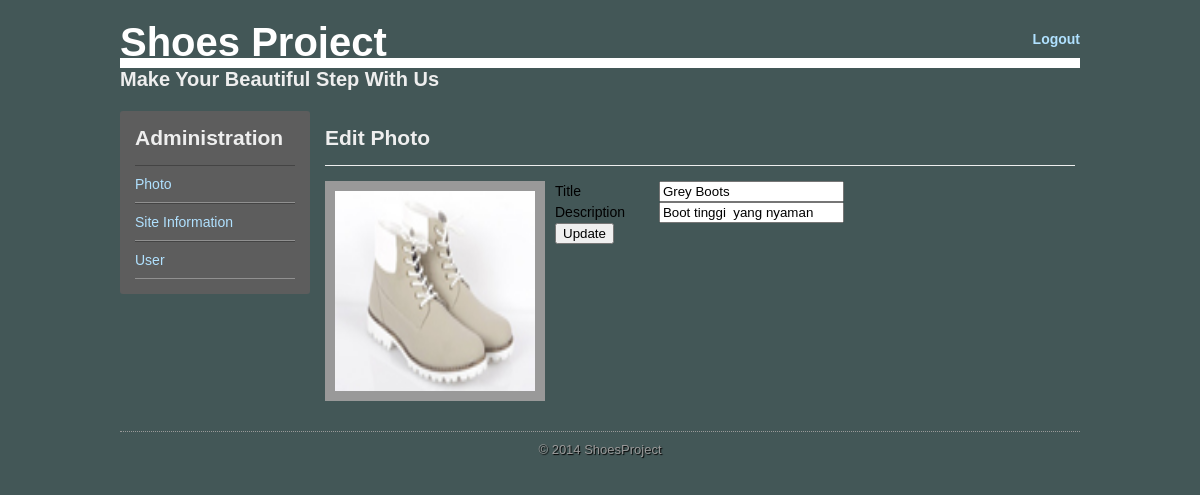
The page /admin/edit_photo.php?id=4 (signed in) on the database as committed earlier.
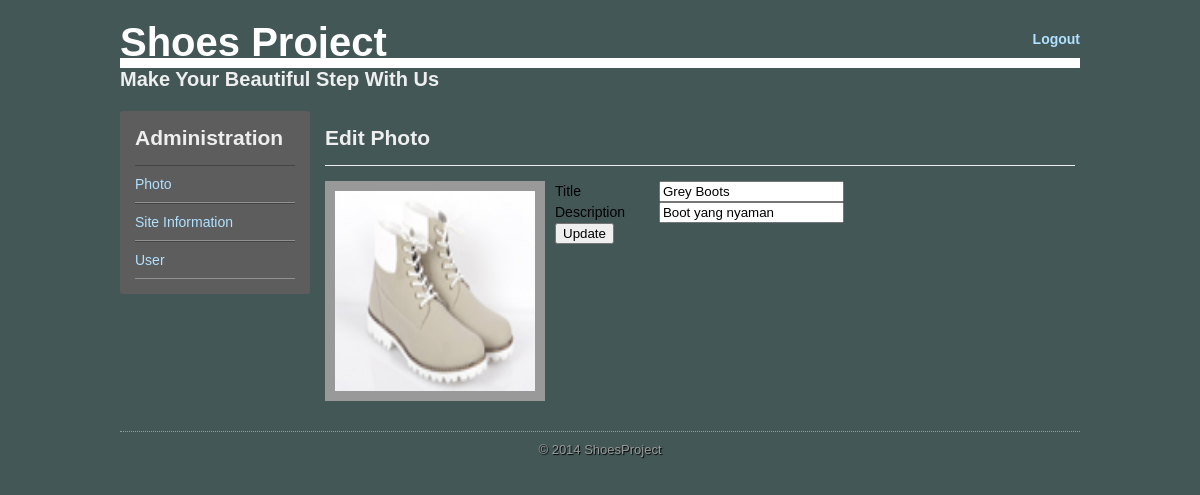
The same page on the database as committed later.
### tables this page shows
CREATE TABLE IF NOT EXISTS `gallery` (
`Id` int(11) NOT NULL,
  `Title` varchar(20) NOT NULL,
  `Description` varchar(50) NOT NULL,
  `Image` text NOT NULL
);

### admin/edit_photo.php (the view, shortened to what this page needs)
<?php
if (empty($_SESSION['namauser']) AND empty($_SESSION["password"])){
  header('location: login.php?err=Please Login');
}
else
{
	include("koneksi.php");
	$idgaleri = $_GET['id'];
?>
<!DOCTYPE html>
<html>
<head>
	<link rel="stylesheet" href="style.css" />
</head>
<body class="admin">
<div id="bungkus">
	<div id="top">
		<h1 id="page-title">Shoes Project</h1>
		<h2 id="sub-title">Make Your Beautiful Step With Us</h2>
		<div id="links">
			<a href="login.php">Logout</a>
		</div>
	</div>
	<div id="utama">
		<div id="left">
			<h2 class="title">Administration</h2>
			<ul id="menu">
				<li><a href="#">Photo</a></li>
				<li><a href="#">Site Information</a></li>
				<li><a href="#">User</a></li>
			</ul>
		</div>
		<div id="right">
			<h2 class="title">Edit Photo</h2>
			<?php
				$gbr = "";
				$ttl = "";
				$desc = "";
				$result = mysqli_query($con,"Select * from gallery where Id = '$idgaleri'");
				while($row = mysqli_fetch_array($result))
				{
					$gbr = $row[3];
					$ttl = $row[1];
					$desc = $row[2];
				}
			?>
			<form id="edit-photo" action="doUpdatePhoto.php?id=<?php echo $idgaleri; ?>" method="POST">
				<div id="photo">
					<img src="gambar/<?php echo $gbr; ?>" />
				</div>
				<div id="details">
					<div class="field">
						<label>Title</label>
						<input type="text" name="title" value="<?php echo $ttl; ?>" />
					</div>
					<div class="field">
						<label>Description</label>
						<input type="text" name="desc" value="<?php echo $desc; ?>" />
					</div>
				</div>
				<input type="submit" name="update" value="Update" />
			</form>
		</div>
	</div>
	<div id="copy">
		<span>&copy; 2014 ShoesProject</span>
	</div>
</div>
</body>
</html>
<?php
}
?>

Rows that differ between the two databases and show on the page:
changed gallery "Grey Boots": desc "Boot tinggi yang nyaman" → "Boot yang nyaman"
